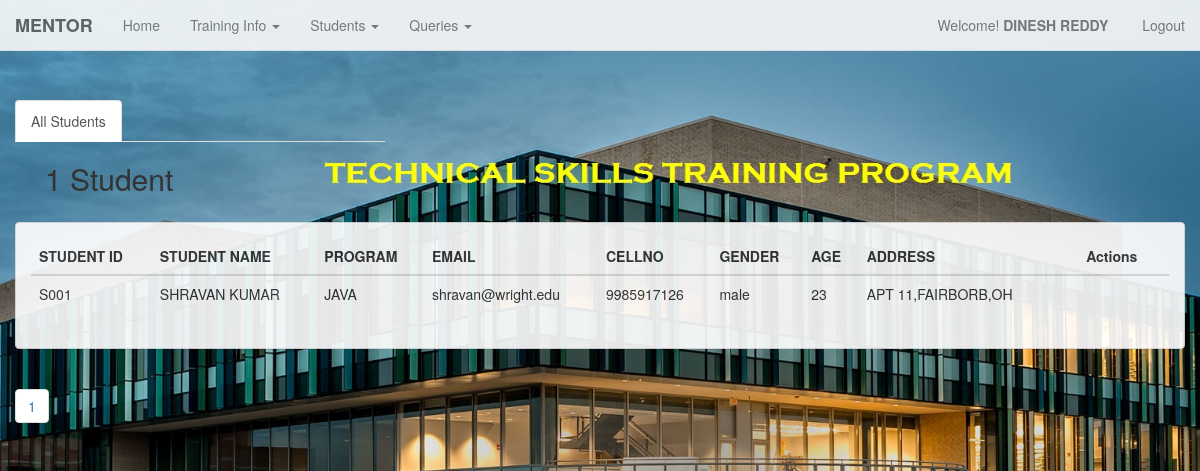
/TSTP/mentor_students.php (signed in), run on the app's committed database.
### tables this page shows
CREATE TABLE IF NOT EXISTS `mentor` (
  `m_id` char(10) NOT NULL,
  `m_name` char(30) DEFAULT NULL,
  `m_email` char(30) DEFAULT NULL,
  `m_cellno` char(10) DEFAULT NULL,
  `m_gender` char(10) DEFAULT NULL,
  `m_salary` decimal(10,2) DEFAULT NULL
);

CREATE TABLE IF NOT EXISTS `student` (
  `s_id` char(10) NOT NULL,
  `s_name` char(30) DEFAULT NULL,
  `s_email` char(30) DEFAULT NULL,
  `s_cellno` char(10) DEFAULT NULL,
  `s_gender` char(10) DEFAULT NULL,
  `s_address` char(50) DEFAULT NULL,
  `s_age` int(11) DEFAULT NULL,
  `ADDED_DATE` date DEFAULT NULL
);

CREATE TABLE IF NOT EXISTS `attends` (
  `s_id` char(10) NOT NULL,
  `p_id` char(10) NOT NULL,
  `P_fees_paid` decimal(10,2) DEFAULT NULL,
  `p_discount` int(11) DEFAULT NULL
);

CREATE TABLE IF NOT EXISTS `program` (
  `p_id` char(10) NOT NULL,
  `p_name` char(30) DEFAULT NULL,
  `p_city` char(30) DEFAULT NULL,
  `p_state` char(2) DEFAULT NULL,
  `p_date` date DEFAULT NULL,
  `p_status` char(10) DEFAULT NULL,
  `p_fees` decimal(10,2) DEFAULT NULL
);

### TSTP/mentor_students.php (the view, shortened to what this page needs)
<?php
	include ('menu_mentor.php');
?>
<div class="container-fluid">
				<div class = "row" style ="margin-top:50px">
					<div class = "col-md-4">
						<ul class="nav nav-tabs">
							<li role="presentation" class="active"><a href="students_list.php">All Students</a></li>
						</ul>
					</div>
				</div>
	<div class="col-md-12">
			<div class = "col-md-10">
					<?php
					$id=$_SESSION['m_id'];
											$endlimit = 10;
						  $welcome_view = "SELECT * FROM student,attends,conducts where  student.s_id = attends.s_id and attends.p_id = conducts.p_id and conducts.m_id ='$id'";
						$welcome_viewed = mysql_query($welcome_view);
						$num_rows = mysql_num_rows($welcome_viewed);
								if($num_rows == 1){
								echo "<h2> $num_rows Student </h2>";
								}
								else
								echo "<h2> $num_rows Students </h2>";
					?>
			</div>
	</div>
<div class="container-fluid" style="margin-top:80px;">
	<div class = "row">
		<div class="panel panel-default">
			<div class="panel-body">
				<div class="table-responsive">
					<?php
						$sql = "SELECT * FROM student,attends,conducts where  student.s_id = attends.s_id and attends.p_id = conducts.p_id and conducts.m_id ='$id' ";
						$qry=mysql_query($sql);
					?>
					<table class="table table-hover">
						<thead>
							<tr>
							    <th>STUDENT ID</th>
								<th>STUDENT NAME</th>
								<th>PROGRAM </th>
								<th>EMAIL</th>
								<th>CELLNO</th>
								<th>GENDER</th>
								<th>AGE</th>
								<th>ADDRESS</th>
								<th colspan=3 style="text-align:center">Actions</th>
							</tr>
						</thead>
						<?php
						while($rec=mysql_fetch_array($qry))
						{
						?>
						<tbody>
							<tr>
									<td>
										<?php echo $rec['s_id'] ?>
									</td>
									<td>
										<?php echo $rec['s_name'] ?>
									</td>
									<td>
										<?php
										$s_id = $rec['s_id'];
										$sql1 = "select * from program,attends where program.p_id = attends.p_id and attends.s_id = '$s_id'";
							           $qry1=mysql_query($sql1);
							           $rec1=mysql_fetch_array($qry1);
										echo $rec1['p_name'] ?>
									</td>
									<td>
										<?php echo $rec['s_email'] ?>
									</td>
									<td>
										<?php  echo $rec['s_cellno'] ?>
									</td>
									<td>
										<?php
										echo $rec['s_gender']
										?>
									</td>
									<td>
										<?php
										echo $rec['s_age']
										?>
									</td>
									<td>
										<?php
										echo $rec['s_address']
										?>
									</td>
									<td>
										<a href='student_profile.php?id=<?php echo $rec['s_id']?>' data-toggle="tooltip" data-placement="top" title="Profile"><span class="glyphicon glyphicon-list-alt" style="font-size:20px; color:red"></span></a>
									</td>
									<td>
										<a href='edit_student.php?id=<?php echo $rec['s_id']?>'data-toggle="tooltip" data-placement="top" title="Edit Information"><span class="glyphicon glyphicon-edit" style="font-size:20px; color:green"></span></a>
									</td>
									<td>
										<a href='student_stat.php?id=<?php echo $rec['s_id']?>' data-toggle="tooltip" data-placement="top" title="Delete Student"><span class="glyphicon glyphicon-trash" style="font-size:20px; color:red"></span></a>
									</td>
					<?php
						}
					?>
							</tr>
						</tbody>
					</table>
				</div>
			</div>
		</div>
	</div>
</div>
<?php
		$num_rows = mysql_num_rows($welcome_viewed);
		$total_pages = ceil($num_rows / $endlimit);
				for($i=1; $i<=$total_pages; $i++ )
					{
						 echo"<ul class='pagination '> <li>&nbsp<a href = 'students_list.php?page=".$i."'>".$i."</a></li></ul>";
					}
?>
</div>

### TSTP/menu_mentor.php (shortened to what this page needs)
<!DOCTYPE html>
<html lang="en">
  <head>
	<link href="bootstrap.min.css" rel="stylesheet">
  </head>
<body>
<div class="container-fluid">
	<?php
		$id=$_SESSION['m_id'];
		$result=mysql_query("select * from mentor where m_id ='$id'")or die(mysql_error);
		$row=mysql_fetch_array($result);
		$FirstName=$row['m_name'];
	?>
				<nav class="navbar navbar-default navbar-fixed-top" role="navigation">
				  <div class="container-fluid">
					<div class="navbar-header">
					  <strong><a class="navbar-brand" href="#">MENTOR</a></strong>
					</div>
					<div class="collapse navbar-collapse" id="bs-example-navbar-collapse-1">
					<ul class="nav navbar-nav">
						<li><a href="admin_mentor.php?id=<?php echo $row['m_id'];?>">Home</a></li>
						<li class="dropdown">
							<a href="#" class="dropdown-toggle" data-toggle="dropdown"> Training Info <span class="caret"></span></a>
						</li>
						<li class="dropdown">
							<a href="#" class="dropdown-toggle" data-toggle="dropdown"> Students <span class="caret"></span></a>
						</li>
						<li class="dropdown">
							<a href="#" class="dropdown-toggle" data-toggle="dropdown"> Queries <span class="caret"></span></a>
						</li>
					</ul>
					<ul class="nav navbar-nav navbar-right">
						<p class="navbar-text">Welcome! <strong><?php echo " ".$FirstName."&nbsp"; ?></strong></p>
							<li><p class="navbar-text"><a href="mentor_logout.php" class="navbar-link" title="Log Out">Logout</a></p></li>
					</ul>
					</div>
				  </div>
				</nav>
	</div>
  </body>
</html>

### TSTP/menu_mentor.php (style rules this page uses)
body { margin-top: 50px; margin-bottom: 50px; background: url('russ-logo.jpg') no-repeat center center fixed; -webkit-background-size: cover; -moz-background-size: cover; -o-background-size: cover; background-size: cover; }
.navbar-default { opacity: .9; }
.panel-default { opacity: .9; }

### data on the page
mentor: m_name "DINESH REDDY"
student: attends.s_id "S001", s_name "SHRAVAN KUMAR", program.p_name "JAVA", s_email "shravan@wright.edu", s_cellno "9985917126", s_gender "male", s_age "23", s_address "APT 11,FAIRBORB,OH"

### other printed values
$num_rows "1"
